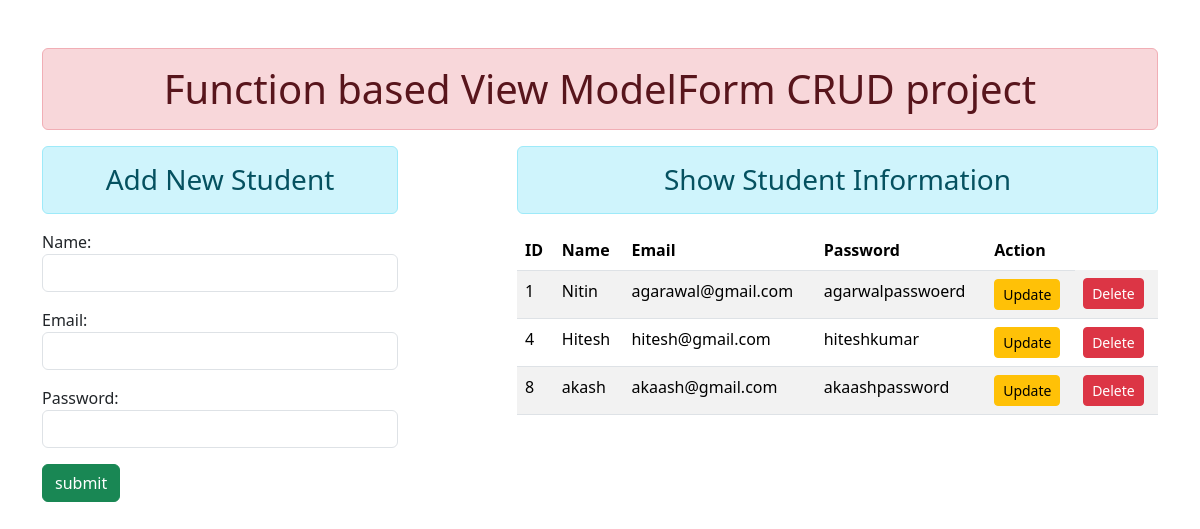
Before: / with the older database file.
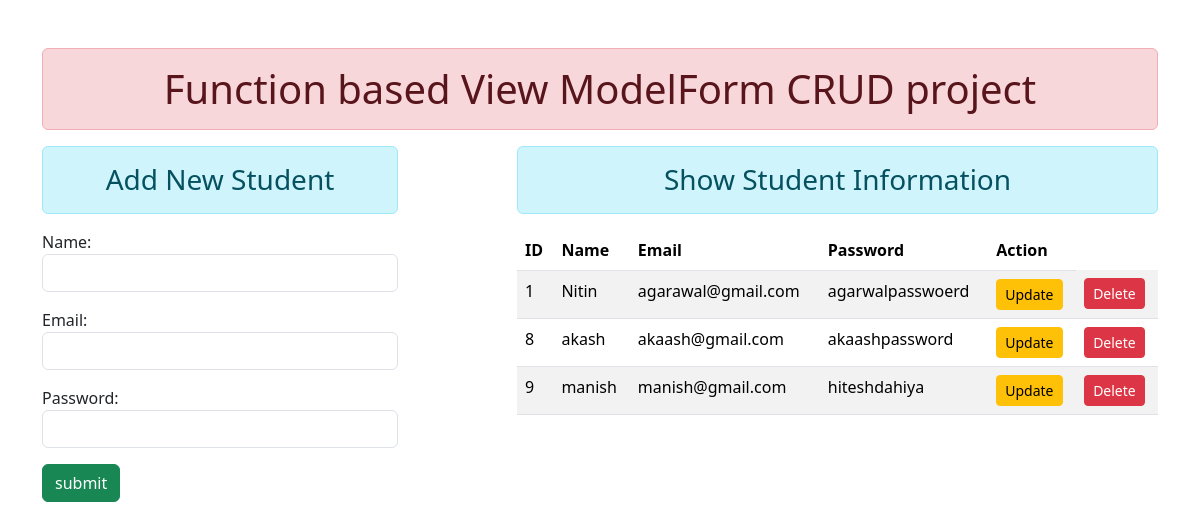
After: the same page with the newer database file.
### enroll/models.py (models this page shows)
class StudentRegistration(models.Model):
    name = models.CharField(max_length=70)
    email = models.EmailField(max_length=100)
    password = models.CharField(max_length=70)

### enroll/views.py (the view)
# urls.py: 2. Add a URL to urlpatterns:  path('', views.home, name='home')
def home(request):
    template = loader.get_template('enroll/enroll.html')
    if request.method == 'POST':
        stu = StudentForm(request.POST)
        if stu.is_valid():
            nm = stu.cleaned_data['name']
            em = stu.cleaned_data['email']
            ps = stu.cleaned_data['password']
            user = StudentRegistration(name = nm, email = em, password = ps)
            user.save()
            return HttpResponseRedirect('/')
    else:
        stu = StudentForm()
    data = StudentRegistration.objects.all()
    context = {
        'stu': stu,
        'data': data
    }
    return HttpResponse(template.render(context,request))

### enroll/forms.py
class StudentForm(forms.ModelForm):
    class Meta:
        model = StudentRegistration
        fields = ['name','email','password']
        widgets = {'name' : forms.TextInput(attrs={'class':'form-control'}), 'email' : forms.EmailInput(attrs={'class':'form-control'})
                   , 'password' : forms.PasswordInput(attrs={'class':'form-control'})}

### enroll/templates/enroll/enroll.html (shortened to what this page needs)
{% extends 'enroll/home.html' %}
{% block content1 %}
<form action="" method="POST" >
    {{ stu.as_p }}
    <input type="submit" value="submit" class="btn btn-success" />
</form>
{% endblock %}
{% block content2 %}
<table class="table table-striped table-hover">
    <thead>
        <tr>
            <th>ID</th>
            <th>Name</th>
            <th>Email</th>
            <th>Password</th>
            <th>Action</th>
        </tr>
    </thead>
    <tbody>
        {% for dt in data %}
        <tr>
            <td>{{ dt.id }}</td>
            <td>{{ dt.name }}</td>
            <td>{{ dt.email }}</td>
            <td>{{ dt.password }}</td>
            <td><form action="{% url 'updatedata' dt.id %}" method="POST">
                    <input class="btn btn-warning btn-sm" type="submit" value="Update" />
                </form></td>
            <td><form action="{% url 'deletedata' dt.id %}" method="POST">
                    <input class="btn btn-danger btn-sm" type="submit" value="Delete" />
                </form></td>
        </tr>
    {% endfor %}
    </tbody>
</table>
{% endblock %}

### enroll/templates/enroll/home.html (shortened to what this page needs)
<!DOCTYPE html>
{% load static %}
<html lang="en">
<head>
    <link rel='stylesheet' href="{% static 'css/bootstrap.css' %}">
</head>
<body>
    <div class="container mt-5">
        <h1 class="text-center alert alert-danger">Function based View ModelForm CRUD project</h1>
        <div class="row">
            <div class="col-sm-4">
                <h3 class="text-center alert alert-info">Add New Student</h3>
                {%  block content1 %}
                {% endblock %}
            </div>
            <div class="col-sm-7 offset-1">
                <h3 class="text-center alert alert-info">Show Student Information</h3>
                {%  block content2 %}
                {% endblock %}
            </div>
        </div>
    </div>
</body>
</html>

Changed rows visible on the page:
removed StudentRegistration: id "4", name "Hitesh", email "hitesh@gmail.com", password "hiteshkumar"
added StudentRegistration: id "9", name "manish", email "manish@gmail.com", password "hiteshdahiya"
